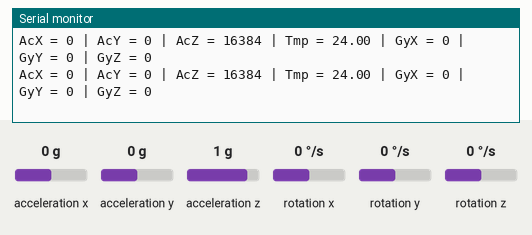
Simulated run of this sketch. Board: Arduino Uno, built with avr-gcc and run on an emulated ATmega328P. Shown: the last lines printed to the serial monitor. Wiring (inferred from the names in the program): MPU-6050 motion sensor at I2C address 0x68. The inputs (shaded band) are chosen by the test bench; at power-on: acceleration x 0 g, acceleration y 0 g, acceleration z 1 g, rotation x 0 °/s, rotation y 0 °/s, rotation z 0 °/s.

Above: at 1.2 s.
1.3 s: acceleration x set to -1.4 g
At 1.7 s:
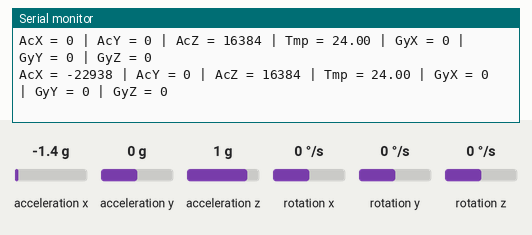
4.3 s: acceleration y set to -1.4 g
At 4.52 s:
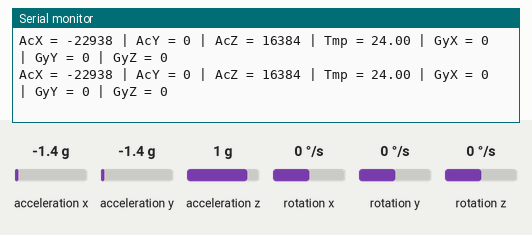
5.8 s: acceleration z set to -1.4 g
At 5.95 s:
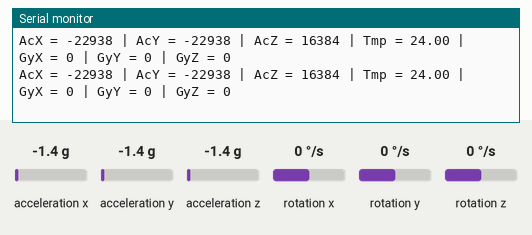
7.3 s: rotation x set to -192 °/s
At 7.38 s:
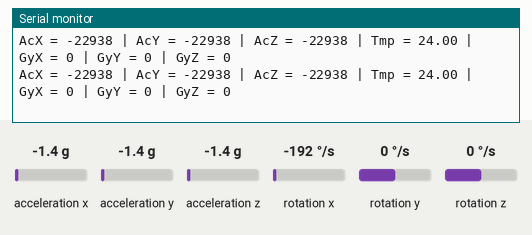
8.8 s: rotation y set to -192 °/s
At 8.83 s:
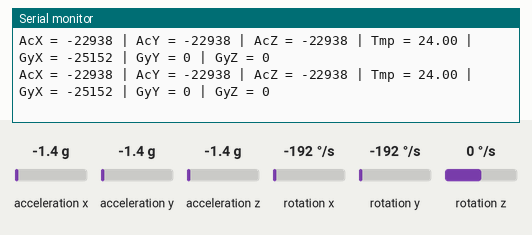

Measured:
- after the input at 1.3 s, the serial monitor: prints a new line after 0.17 s (image 1)

The sketch:

essai.ino
```cpp
 // MPU-6050 Short Example Sketch
// By Arduino User JohnChi
// August 17, 2014
// Public Domain
#include<Wire.h>
const int MPU_addr=0x68;  // I2C address of the MPU-6050
int16_t AcX,AcY,AcZ,Tmp,GyX,GyY,GyZ;
int c;
void setup(){
  Wire.begin();
  Serial.begin(9600);
  Serial.print("Initializing\n");
  Wire.beginTransmission(MPU_addr);
  Serial.print("Initializing.\n");
  Wire.write(0x6B);  // PWR_MGMT_1 register
  Serial.print("Initializing..\n");
  Wire.write(7);     // set to zero (wakes up the MPU-6050)
  Serial.print("Initializing...\n");
  c=Wire.endTransmission(true);
  Serial.print(c);
  Serial.print("\nSetUp finished\n");
}
void loop(){
  Wire.beginTransmission(MPU_addr);
  Wire.write(0x3B);  // starting with register 0x3B (ACCEL_XOUT_H)
  Wire.endTransmission(false);
  Wire.requestFrom(MPU_addr,14,true);  // request a total of 14 registers
  AcX=Wire.read()<<8|Wire.read();  // 0x3B (ACCEL_XOUT_H) & 0x3C (ACCEL_XOUT_L)
  AcY=Wire.read()<<8|Wire.read();  // 0x3D (ACCEL_YOUT_H) & 0x3E (ACCEL_YOUT_L)
  AcZ=Wire.read()<<8|Wire.read();  // 0x3F (ACCEL_ZOUT_H) & 0x40 (ACCEL_ZOUT_L)
  Tmp=Wire.read()<<8|Wire.read();  // 0x41 (TEMP_OUT_H) & 0x42 (TEMP_OUT_L)
  GyX=Wire.read()<<8|Wire.read();  // 0x43 (GYRO_XOUT_H) & 0x44 (GYRO_XOUT_L)
  GyY=Wire.read()<<8|Wire.read();  // 0x45 (GYRO_YOUT_H) & 0x46 (GYRO_YOUT_L)
  GyZ=Wire.read()<<8|Wire.read();  // 0x47 (GYRO_ZOUT_H) & 0x48 (GYRO_ZOUT_L)
  Serial.print("AcX = "); Serial.print(AcX);
  Serial.print(" | AcY = "); Serial.print(AcY);
  Serial.print(" | AcZ = "); Serial.print(AcZ);
  Serial.print(" | Tmp = "); Serial.print(Tmp/340.00+36.53);  //equation for temperature in degrees C from datasheet
  Serial.print(" | GyX = "); Serial.print(GyX);
  Serial.print(" | GyY = "); Serial.print(GyY);
  Serial.print(" | GyZ = "); Serial.println(GyZ);
  delay(333);
}
```
